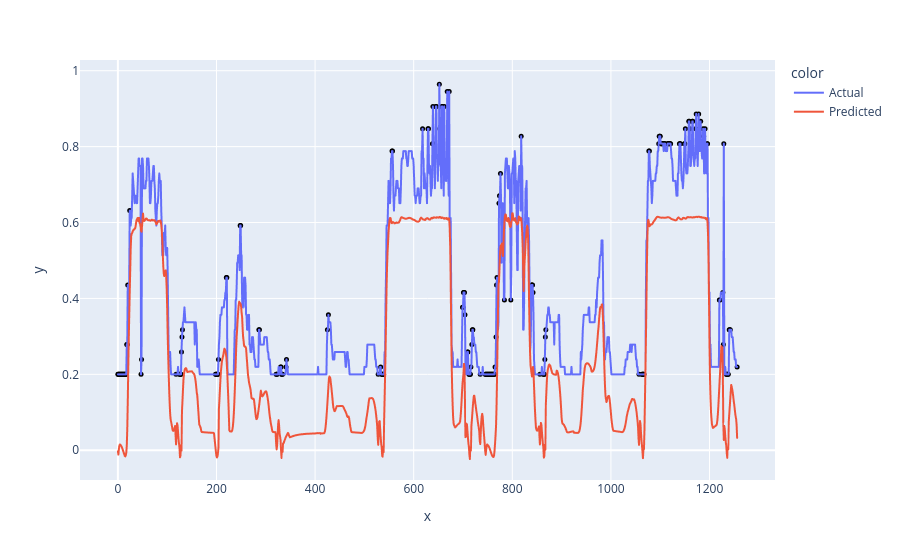

Write notebook code for a chart like this one.
### Code cell
noise = get_ones_noise(X_test, [(50, 70), (300, 350)], 5)
# print(noise)
predicted_load_test_noise = model.predict(X_test + noise)
display_prediction(X_test + noise, predicted_load_test_noise, 4,  mean, std, 2)

### Figure 1 — Plotly figure (JSON) as saved in the notebook; plotly's stock layout.template omitted (floating-point values rounded to 4 significant figures; data arrays with more than 128 entries replaced by an {"elided": "..."} marker saying what was removed)
{"data": [{"hovertemplate": "color=Actual<br>x=%{x}<br>y=%{y}<extra></extra>", "legendgroup": "Actual", "line": {"color": "#636efa", "dash": "solid"}, "marker": {"symbol": "circle"}, "mode": "lines", "name": "Actual", "showlegend": true, "type": "scattergl", "x": {"elided": "1257 int values"}, "xaxis": "x", "y": {"elided": "1257 float values"}, "yaxis": "y"}, {"hovertemplate": "color=Predicted<br>x=%{x}<br>y=%{y}<extra></extra>", "legendgroup": "Predicted", "line": {"color": "#EF553B", "dash": "solid"}, "marker": {"symbol": "circle"}, "mode": "lines", "name": "Predicted", "showlegend": true, "type": "scattergl", "x": {"elided": "1257 int values"}, "xaxis": "x", "y": {"elided": "1257 float values"}, "yaxis": "y"}, {"hovertemplate": "x=%{x}<br>y=%{y}<extra></extra>", "legendgroup": "", "marker": {"color": "black", "size": 5, "symbol": "circle"}, "mode": "markers", "name": "", "orientation": "v", "showlegend": false, "type": "scatter", "x": {"elided": "204 int values"}, "xaxis": "x", "y": {"elided": "204 float values"}, "yaxis": "y"}], "layout": {"legend": {"title": {"text": "color"}, "tracegroupgap": 0}, "margin": {"t": 60}, "xaxis": {"anchor": "y", "domain": [0, 1], "title": {"text": "x"}}, "yaxis": {"anchor": "x", "domain": [0, 1], "title": {"text": "y"}}}}
